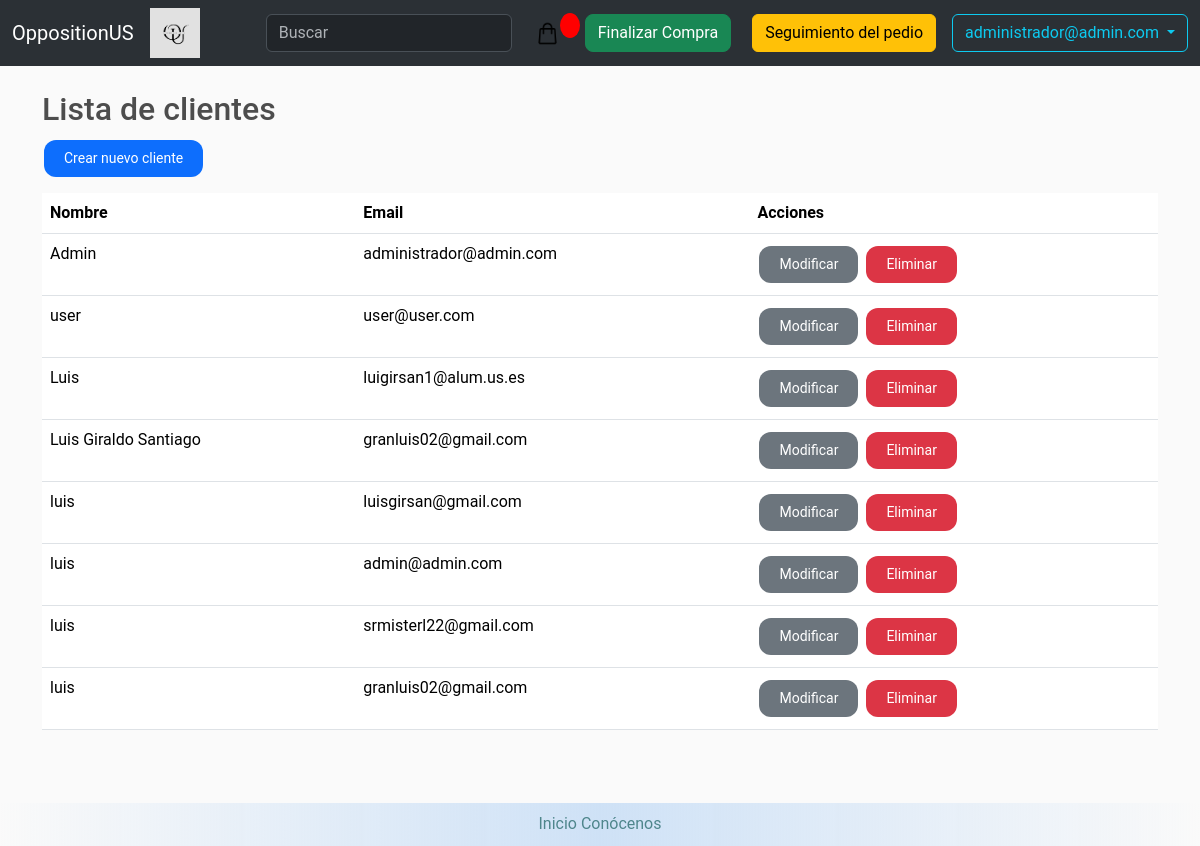
The page /customerlist/ (signed in) on the database its author committed.
### store/models.py (models this page shows, shortened)
class OppositionUser(AbstractBaseUser, PermissionsMixin):
    email = models.EmailField(verbose_name='email', max_length=60, unique=True)
    date_joined = models.DateTimeField(verbose_name='date joined', auto_now_add=True)
    last_login = models.DateTimeField(verbose_name='last login', auto_now=True)
    is_admin = models.BooleanField(default=False)
    is_active = models.BooleanField(default=True)
    is_staff = models.BooleanField(default=False)
    is_superuser = models.BooleanField(default=False)
    USERNAME_FIELD = 'email'
    REQUIRED_FIELDS = []
    objects = OppositionUserManager()
    def __str__(self):
        return self.email
    class Meta:
        verbose_name = 'User'
        verbose_name_plural = 'Users'
        ordering = ['-date_joined']

class Customer(models.Model):
    user = models.OneToOneField(OppositionUser, null=True, blank=True, on_delete = models.CASCADE)
    name = models.CharField(max_length=200 , null=False, blank=False)
    email = models.EmailField(max_length=200 , null=True, blank=False)
    adress = models.CharField(max_length=200 , null=False, blank=False)
    phone = models.IntegerField(null=False, blank=False, validators=[MaxValueValidator(999999999), MinValueValidator(100000000)])
    admin = models.BooleanField(default=False)

### store/views.py (the view)
# urls.py: path('customerlist/', views.customer_list, name='customer_list'),
@login_required
@user_passes_test(user_has_perm, redirect_field_name=None)
def customer_list(request):
    customers = Customer.objects.all()
    return render(request, 'store/customer_list.html', {'customers': customers})

### store/views.py (called while the page is built)
def user_has_perm(user):
    if not user.is_staff:
        return False
    return True

### store/templates/store/customer_list.html (shortened to what this page needs)
{% extends 'store/main.html' %}
{% block content %}
  <h2>Lista de clientes</h2>
  <a href="{% url 'customer_create' %}" class="btn btn-primary mb-3">Crear nuevo cliente</a>
  <table class="table">
    <thead>
      <tr>
        <th>Nombre</th>
        <th>Email</th>
        <th>Acciones</th>
      </tr>
    </thead>
    <tbody>
      {% for customer in customers %}
        <tr>
          <td>{{ customer.name }}</td>
          <td>{{ customer.email }}</td>
          <td>
            <a href="{% url 'customer_update' customer.id %}" class="btn btn-secondary">Modificar</a>
            <a href="{% url 'customer_delete' customer.id %}" class="btn btn-danger">Eliminar</a>
          </td>
        </tr>
      {% empty %}
        <tr>
          <td colspan="3">No hay clientes.</td>
        </tr>
      {% endfor %}
    </tbody>
  </table>
{% endblock %}

### store/templates/store/main.html (shortened to what this page needs)
<!DOCTYPE html>
{% load static %}
<html>
    <head>
        <link rel="stylesheet" type="text/css" href="{% static 'css/main.css' %}">
        <link href="https://cdn.jsdelivr.net/npm/bootstrap@5.3.2/dist/css/bootstrap.min.css" rel="stylesheet">
        <link rel="stylesheet" type="text/css" href="{% static 'css/main.css' %}">
    </head>
     <body>
        <nav class="navbar navbar-expand-lg bg-primary bg-body-tertiary" data-bs-theme="dark">
          <div class="container-fluid">
            <a class="navbar-brand" href="{% url 'store' %}">OppositionUS</a>
            <img src="{% static 'images/OppositionUS.png' %}" alt="Logo de la empresa" style="height: 50px; margin-right: 10px;">
            <div class="collapse navbar-collapse" id="navbarSupportedContent">
              <form class="d-flex" action="/store" method="get" role="search">
                <input class="form-control me-2" type="search" placeholder="Buscar" aria-label="Search" name="q">
              </form>
              <a href="{% url 'cart' %}">
                  <img id="cart-icon" src="{% static 'images/cart.png' %}">
              </a>
              <p id="cart-total">{{ cartItems }}</p>
              <a  style="float:right; margin:5px;" class="btn btn-success rounded-3" href="{% url 'checkout' %}">Finalizar Compra</a>
              <a href="{% url 'track_orders' %}" class="btn btn-warning ms-lg-3 rounded-2">Seguimiento del pedio</a>
              {% if not user.is_authenticated %}
                  <a href="{% url 'login' %}"class="btn btn-warning ms-lg-3 rounded-2">Iniciar Sesión</a>
              {% else %}
                  <div class="dropdown">
                      <button class="btn btn-outline-info dropdown-toggle ms-lg-3 rounded-2" type="button" id="dropdownMenuButton" data-bs-toggle="dropdown" aria-expanded="false">
                          {{user.email}}
                      </button>
                  </div>
              {% endif %}
            </div>
          </div>
        </nav>
        <main class="flex-shrink-0">
          <div class="container">
                <br>
                {% block content %}
                {% endblock content %}
          </div>
        </main>
        <footer>
            <a href="/">Inicio</a>
            <a href="/about">Conócenos</a>
        </footer>
    </body>
</html>

### static/css/main.css (style rules this page uses)
body { background-color: hsl(0, 0%, 98%); font-family: 'Roboto', 'Helvetica Neue', Arial, sans-serif; display: flex; flex-direction: column; min-height: 100vh; }
h1,h2,h3,h4,h5,h6 { color:hsl(0, 0%, 30%); }
#cart-icon { width:25px; display: inline-block; margin-left: 15px; }
#cart-total { display: block; text-align: center; color:#fff; background-color: red; width: 20px; height: 25px; border-radius: 50%; font-size: 14px; }
.btn { border-radius: 0; }
.btn-secondary { border: none; padding: 8px 20px; text-align: center; text-decoration: none; display: inline-block; font-size: 14px; margin: 4px 2px; cursor: pointer; transition-duration: 0.4s; border-radius: 12px; }
.btn-danger { border: none; padding: 8px 20px; text-align: center; text-decoration: none; display: inline-block; font-size: 14px; margin: 4px 2px; cursor: pointer; transition-duration: 0.4s; border-radius: 12px; }
.mb-3 { border: none; padding: 8px 20px; text-align: center; text-decoration: none; display: inline-block; font-size: 14px; margin: 4px 2px; cursor: pointer; transition-duration: 0.4s; border-radius: 12px; }
.btn-primary { border: none; padding: 8px 20px; text-align: center; text-decoration: none; display: inline-block; font-size: 14px; margin: 4px 2px; cursor: pointer; transition-duration: 0.4s; border-radius: 12px; }
main { padding-bottom: 100px; }
footer { position: fixed; left: 0; bottom: 0; width: 100%; background: rgb(255,255,255); background: linear-gradient(90deg, rgba(255,255,255,0) 0%, rgba(197,220,245,0.8225490879945728) 50%, rgba(255,255,255,0) 100%); color: white; text-align: center; margin-top: auto; padding: 0.6em; }
footer a { color: #4f868c; text-decoration: none; }
.form-control { width: 100%; }

### rows shown on the page
OppositionUser: email "administrador@admin.com"
Customer: name "Admin", email "administrador@admin.com"
Customer: name "user", email "user@user.com"
Customer: name "Luis", email "luigirsan1@alum.us.es"
Customer: name "Luis Giraldo Santiago", email "granluis02@gmail.com"
Customer: name "luis", email "luisgirsan@gmail.com"
Customer: name "luis", email "admin@admin.com"
Customer: name "luis", email "srmisterl22@gmail.com"
Customer: name "luis", email "granluis02@gmail.com"
